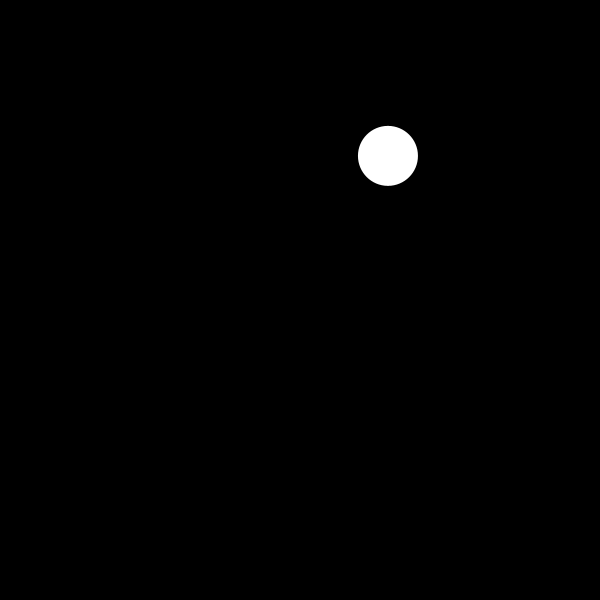
Frame 1 (no input)
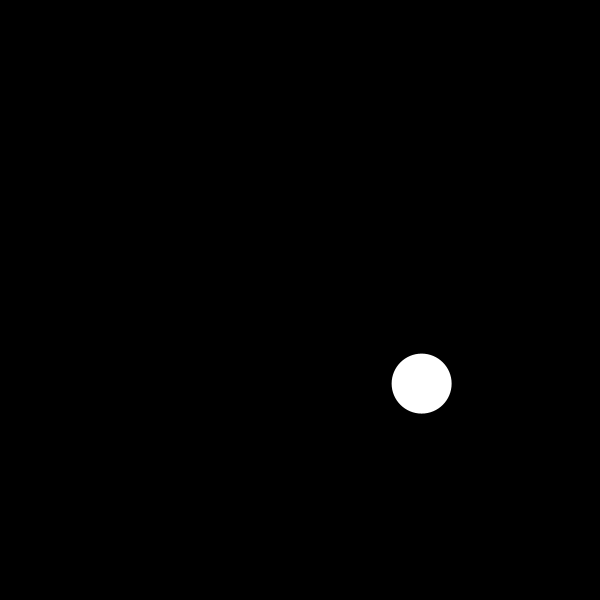
Frame 60 (the mouse pressed at the canvas centre just before this capture)
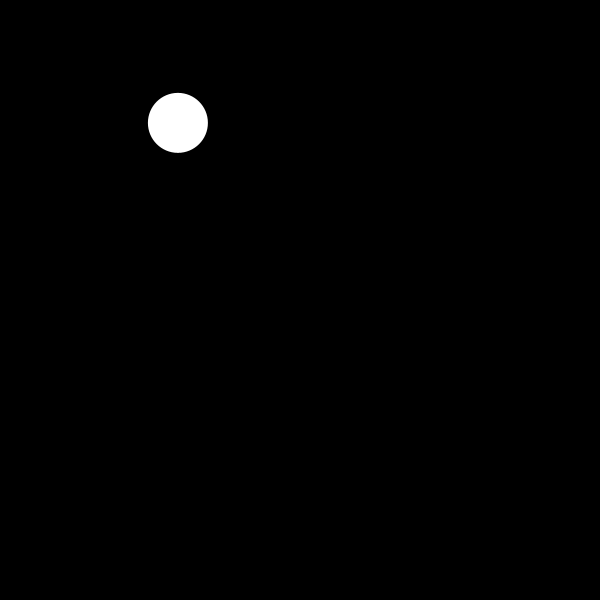
Frame 120 (the mouse held since frame 60 and released just before this capture)

The Processing sketch that drew these frames (run headless with seeded random() and noise(); from frame 60 on, the mouse is pressed at the canvas centre):

// Processing sketch: tp2
// ── tp2.pde
/* Laureano Quiroga
 Comision 3 
 
 El trabajo esta muy incompleto, no tuve tiempo de completarlo.
 Lo entrego ya que el profe dijo que era mejor entregarlo asi a no mandar nada.
 Mil disculpas
 
 */
int cant=10;
int tam;

void setup() {

  size(600, 600);
  tam= width/cant;
}

void draw() {

  background(0);

  if (keyPressed) {
    pantalla1();
  } else { 
    pantalla2();
  }
}

// ── Pantalla_1.pde
void pantalla1() {

  ellipseMode(LEFT);
  noStroke();

  for (int x=0; x<cant; x++) {
    for (int y=0; y<cant; y++) {
      if ((x+y)%2==0) {
        fill(255);
      } else {
        fill(0);
      }
      ellipse(x*tam/2, y*tam/2, tam, tam);
    }
  }

  ellipseMode(CENTER);

  for (int x=600; x>=cant; x--) {
    for (int y=600; y>=cant; y--) {
      if ((x+y)%2==0) {
        fill(255);
      } else {
        fill(0);
      }
      ellipse(x*tam/2, y*tam/2, tam, tam);
    }
  }
}

// ── Pantalla_2.pde
void pantalla2() {

  ellipseMode(CENTER);
  noStroke();
 
  
    ellipse(random(0,600), random(0,600), tam, tam);
  }
